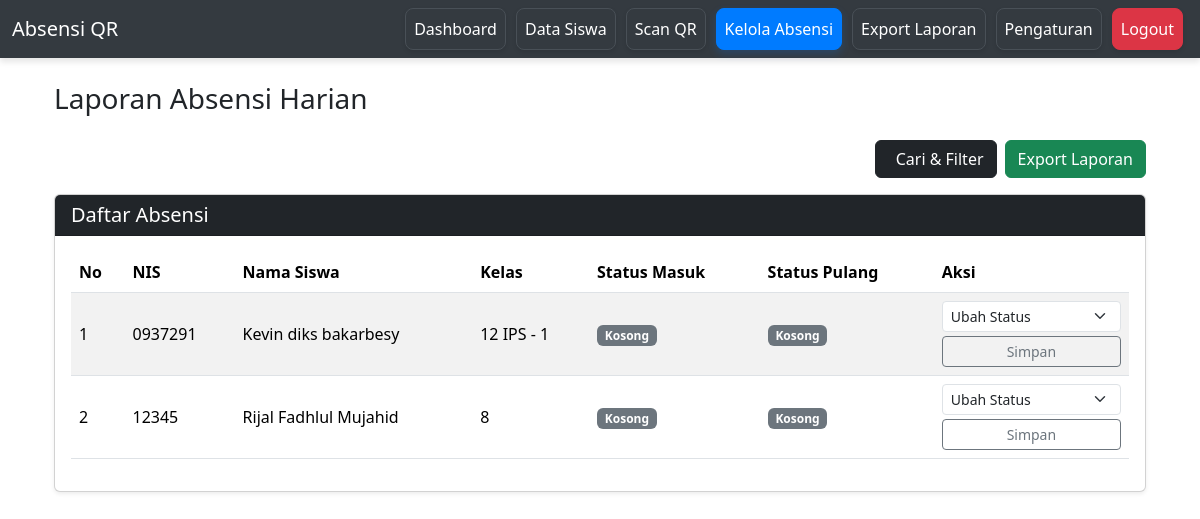
The app's page /absensi (signed in), older data.
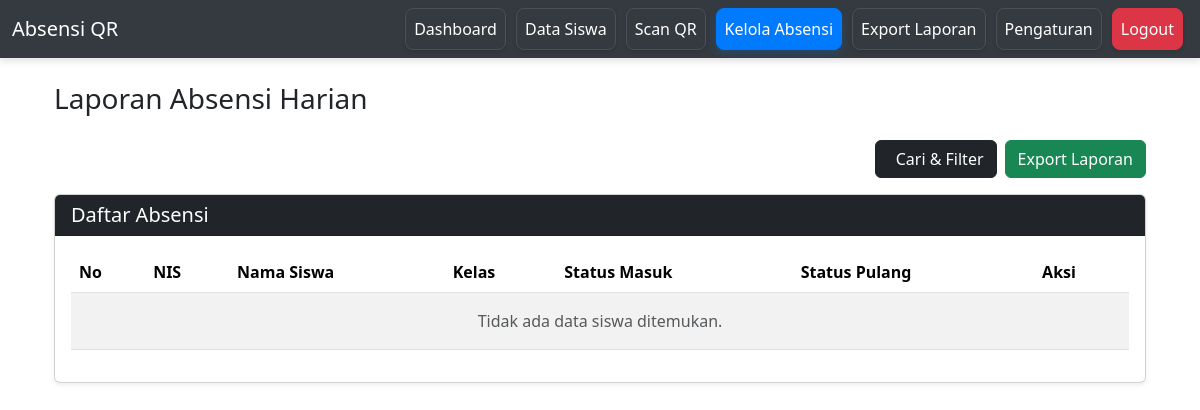
The same page, newer data.
### models.py (models this page shows)
class Siswa(db.Model):
    id: Mapped[int] = mapped_column(db.Integer, primary_key=True)
    nis: Mapped[str] = mapped_column(db.String(20), unique=True, nullable=False)
    nama: Mapped[str] = mapped_column(db.String(100), nullable=False)
    kelas: Mapped[str] = mapped_column(db.String(50))
    no_hp_ortu: Mapped[str] = mapped_column(db.String(20))
    qr_path: Mapped[str] = mapped_column(db.String(200))

### app.py (the view, shortened to what this page needs)
@app.route("/absensi", methods=["GET"])
def absensi():
    auth_check = check_admin_session()
    if auth_check:
        return auth_check
    hari_ini = datetime.today().date()
    kelas = request.args.get("kelas")
    cari_nama = request.args.get("cari_nama")  # Tambahkan baris ini
    kelas_list = [k[0] for k in db.session.query(Siswa.kelas).distinct().order_by(Siswa.kelas).all()]
    siswa_query = Siswa.query
    if cari_nama:
        siswa_query = siswa_query.filter(Siswa.nama.ilike(f"%{cari_nama}%"))
    if kelas:
        siswa_query = siswa_query.filter(Siswa.kelas == kelas)
    absensi_masuk_terurut = Absensi.query.filter(
        Absensi.tanggal == hari_ini,
        Absensi.jenis_absen == "masuk"
    ).order_by(Absensi.waktu.asc()).all()
    nis_sudah_absen = {absen.nis for absen in absensi_masuk_terurut}
    siswa_belum_absen = siswa_query.filter(
        Siswa.nis.notin_(nis_sudah_absen)
    ).order_by(Siswa.nama.asc()).all()
    semua_siswa_terurut = []
    for absen in absensi_masuk_terurut:
        siswa = siswa_query.filter_by(nis=absen.nis).first()
        if siswa:
            semua_siswa_terurut.append(siswa)
    semua_siswa_terurut.extend(siswa_belum_absen)
    data_absensi = {}
    absensi_hari_ini = Absensi.query.filter(Absensi.tanggal == hari_ini).all()
    absensi_dict = {}
    for siswa in semua_siswa_terurut:
        if siswa:
            data_absensi[siswa.nis] = {
                "siswa": siswa,
                "masuk": absensi_dict.get(siswa.nis, {}).get('masuk'),
                "pulang": absensi_dict.get(siswa.nis, {}).get('pulang')
            }
    return render_template(
        "absensi.html",
        data_absensi=data_absensi,
        kelas_list=kelas_list,
        kelas=kelas,
        cari_nama=cari_nama  # Tambahkan variabel ini ke template
    )

### app.py (called while the page is built)
def check_admin_session():
    if "admin" not in session:
        return redirect(url_for("login"))
    return None

### templates/absensi.html (shortened to what this page needs)
{% extends "base.html" %}
{% block content %}
<div class="container my-4">
    <h3 class="mb-4">Laporan Absensi Harian</h3>
    <div class="d-flex justify-content-end mb-3 gap-2">
        <button type="button" class="btn btn-dark" data-bs-toggle="modal" data-bs-target="#filterModal">
            Cari & Filter
        </button>
        <a href="{{ url_for('export_laporan') }}" class="btn btn-success">
             Export Laporan
        </a>
    </div>
    <div class="card shadow-sm">
        <div class="card-header bg-dark text-white">
            <h5 class="mb-0">Daftar Absensi</h5>
        </div>
        <div class="card-body">
            <div class="table-responsive">
                <table class="table table-striped table-hover align-middle" id="absensiTable">
                    <thead class="bg-dark text-white">
                        <tr>
                            <th>No</th>
                            <th>NIS</th>
                            <th>Nama Siswa</th>
                            <th>Kelas</th>
                            <th>Status Masuk</th>
                            <th>Status Pulang</th>
                            <th>Aksi</th>
                        </tr>
                    </thead>
                    <tbody>
                        {% for nis, data in data_absensi.items() %}
                        <tr>
                            <td>{{ loop.index }}</td>
                            <td>{{ data.siswa.nis }}</td>
                            <td>{{ data.siswa.nama }}</td>
                            <td>{{ data.siswa.kelas }}</td>
                            <td>
                                {% if data.masuk %}
                                <span class="badge bg-{{ data.masuk.status | get_badge_color }}">{{ data.masuk.status }}</span>
                                {% if data.masuk.waktu %}
                                <br><small class="text-muted">{{ data.masuk.waktu.strftime('%H:%M') }}</small>
                                {% endif %}
                                {% else %}
                                <span class="badge bg-secondary">Kosong</span>
                                {% endif %}
                            </td>
                            <td>
                                {% if data.pulang %}
                                <span class="badge bg-{{ data.pulang.status | get_badge_color }}">{{ data.pulang.status }}</span>
                                {% if data.pulang.waktu %}
                                <br><small class="text-muted">{{ data.pulang.waktu.strftime('%H:%M') }}</small>
                                {% endif %}
                                {% elif data.masuk and data.masuk.status in ['Hadir', 'Terlambat'] %}
                                <span class="badge bg-warning text-dark">Belum Pulang</span>
                                {% else %}
                                <span class="badge bg-secondary">Kosong</span>
                                {% endif %}
                            </td>
                            <td>
                                <form action="{{ url_for('update_absensi', nis=nis) }}" method="POST">
                                    <select name="status" class="form-select form-select-sm mb-1" required>
                                        <option value="" disabled selected>Ubah Status</option>
                                    </select>
                                    <button type="submit" class="btn btn-sm btn-outline-secondary w-100">Simpan</button>
                                </form>
                            </td>
                        </tr>
                        {% else %}
                        <tr>
                            <td colspan="7" class="text-center text-muted py-3">Tidak ada data siswa ditemukan.</td>
                        </tr>
                        {% endfor %}
                    </tbody>
                </table>
            </div>
        </div>
    </div>
</div>
{% endblock %}

Row changes from the older to the newer data that the page shows:
removed Siswa: siswa.nis "0937291", siswa.nama "Kevin diks bakarbesy", siswa.kelas "12 IPS - 1"
removed Siswa: siswa.nis "12345", siswa.nama "Rijal Fadhlul Mujahid", siswa.kelas "8"
Text that changed along with them:
text now shown: "Tidak ada data siswa ditemukan."
